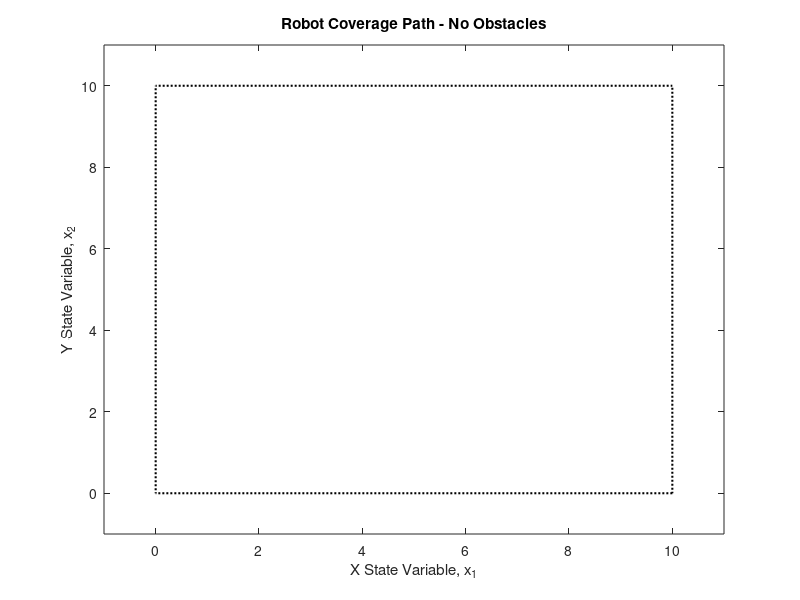

Source code (MATLAB): (Note: this script raises an error after producing the figure.)
function n_slice_problem
clc
close all
clear all 
global counter


    
    global counter
    counter = 0;
    
    %Robot/Area Dimensions-----------------------------------------------------------
    w = 0.5;                                        % weighing constant
    radr = 0.2;                                     % radius of coverage
    
    %Field Dimensions
    Dx = 10;
    Dy = 10;

    % Performance Parameter Initialization ------------------------------------
    time_tot = 0;
    energy_tot = 0;
    cost_tot = 0;
    y_area_prev = 0;

    x1_var = [];
    x2_var = [];
    x3_var = [];
    x4_var = [];
    u1_var = [];
    u2_var = [];
    pass_time = [];
    energy = [];
    
    % Area Coverage Plot Initialization -------------------------------------------------
    % Want to generate the figure that is the [Dx, Dy] Grid. 
    %   This figure will display the trajectories.
    figure(1);
    rectangle('Position',[0,0,Dx,Dy],'Curvature', [0 0],'LineWidth',1.5,'Linestyle',':');
    box on;
    xlim([-1 11]);
    ylim([-1 11]);
    title('Robot Coverage Path - No Obstacles');
    xlabel('X State Variable, x_1');
    ylabel('Y State Variable, x_2'); hold on;
    % print -djpeg90 -r0 final_free_area_coverage_numerical.jpg
    
    
   %%% First thing is to get our expressions for u1, u2 using dh/du1 = 0 and
    %%% dh/du2 = 0 
    % State equations
    syms x1 x2 x3 x4 p1 p2 p3 p4 u1 u2;
    Dx1 = x3;
    Dx2 = x4;
    Dx3 = u1;
    Dx4 = u2;

    % Cost function inside the integral
    syms g;
    w=0.5;
    g = (1-w) + w*(u1^2 + u2^2);

    % Hamiltonian
    syms H;
    H = g + p1*Dx1 + p2*Dx2 + p3*Dx3 + p4*Dx4;

    % solve for control u
    du1 = diff(H,u1);
    du2 = diff(H,u2);
    sol_u1 = solve(du1, u1);
    sol_u2 = solve(du2, u2);
    % Now we have the expressions u1 = -p3, u2 = -p4
    
    %-------------------------------------------------------------------------------
    % Now to begin the loop. We are solving the tpbvp for each 'sweep'
    %   Will need to keep track of:
    %       - total energy
    %       - total time 
    %       - etc?
    for i = radr:2*radr:Dx-radr
        % Round iteration to nearest integer
        iter = round((i-radr)/(2*radr));
        
        % Define the initial guess
        %       [ x1; x2; x3; x4; p1; p2; p3; p4; H]
        guess = [ 2; iter*radr; 0; 0; 0; 0; 5*(-1)^(iter); 0; 10 ];
        
        % init the boundary value solver bvp4c
        solinit = bvpinit(linspace(0,1),guess);
        
        if rem(iter,2) == 0 % if we are in an even iteration
            sol_ = bvp4c(@ode, @bceven, solinit);
            y = sol_.y;
            time = y(9)*sol_.x;
            u1t = -y(7,:);
            u2t = -y(8,:);
            plot(y(1,:),y(2,:),'-.r');
        else
            sol_ = bvp4c(@ode, @bcodd, solinit);
            y = sol_.y;
            time = y(9)*sol_.x;
            u1t = -y(7,:);
            u2t = -y(8,:);
            plot(y(1,:),y(2,:),'-.r');
        end
        % Keep track of the cost by step and overall 
%         step_cost = symsum(w + (1 - w)*(u1t^2 + u2t^2),sol_.t,0,time)
%         
%         cost_tot = cost_tot + step_cost; 
        % Keep track of total time
        time_tot = time_tot + time; 
%         % Keep track of energy total
%         energy_tot = energy_tot + 0.5*(u1t^2 + u2t^2);
        plot(y(1,:),y(2,:),'-.r');
        clear y u1t u2t time step_cost;
%         counter*0.2
        counter = counter + 1
    end
    
    print -djpeg90 -r0 n_slice_area_coverage.jpg
end

% -------------------------------------------------------------------------
% ODE's of augmented states
function dydt = ode(t,y)
    dydt = y(9)*[ y(3);y(4);-y(7);-y(8);0;0;-y(5);-y(6);0 ];  
end
        
       
% -------------------------------------------------------------------------
% boundary conditions: x1(0)=0;x2(0)=0.2+counter*radr;x3(0)=1;x4(0)=0
% odd iterations       x1(tf)=10;x2(tf)=0.2+counter*radr;x3(tf)=1;x4(tf)=0
% Direction ---->      0.5 + 0.5*(p3(tf)^2 + p4(tf)^2) + ...
%                      p1(tf)*x3(tf) + p2(tf)*x4(tf) - p3(tf)^2 - p4(tf)^2   
function res = bcodd(ya,yb) 
 global counter
 res = [ ya(1); ya(2)-0.2-2*counter*0.2; ya(3)-1; ya(4); yb(1)-10; yb(2)-0.2-2*counter*0.2; yb(3)-1; yb(4);
        0.5 + 0.5*(yb(7)^2 + yb(8)^2) + yb(5)*yb(3) + yb(6)*yb(4) - yb(7)^2 - yb(8)^2];       
        
end
% boundary conditions: x1(0)=10;x2(0)=0.2+counter*radr;x3(0)=-1;x4(0)=0
% even iterations      x1(tf)=0;x2(tf)=0.2+counter*radr;x3(tf)=-1;x4(tf)=0
% Direction <----      0.5 + 0.5*(p3(tf)^2 + p4(tf)^2) + ...
%                      p1(tf)*x3(tf) + p2(tf)*x4(tf) - p3(tf)^2 - p4(tf)^2
function res = bceven(ya,yb) 
 global counter
 res = [ ya(1)-10; ya(2)-0.2-2*counter*0.2; ya(3)+1; ya(4); yb(1); yb(2)-0.2-2*counter*0.2; yb(3)+1; yb(4);
        0.5 + 0.5*(yb(7)^2 + yb(8)^2) + yb(5)*yb(3) + yb(6)*yb(4) - yb(7)^2 - yb(8)^2];
        
        
end




